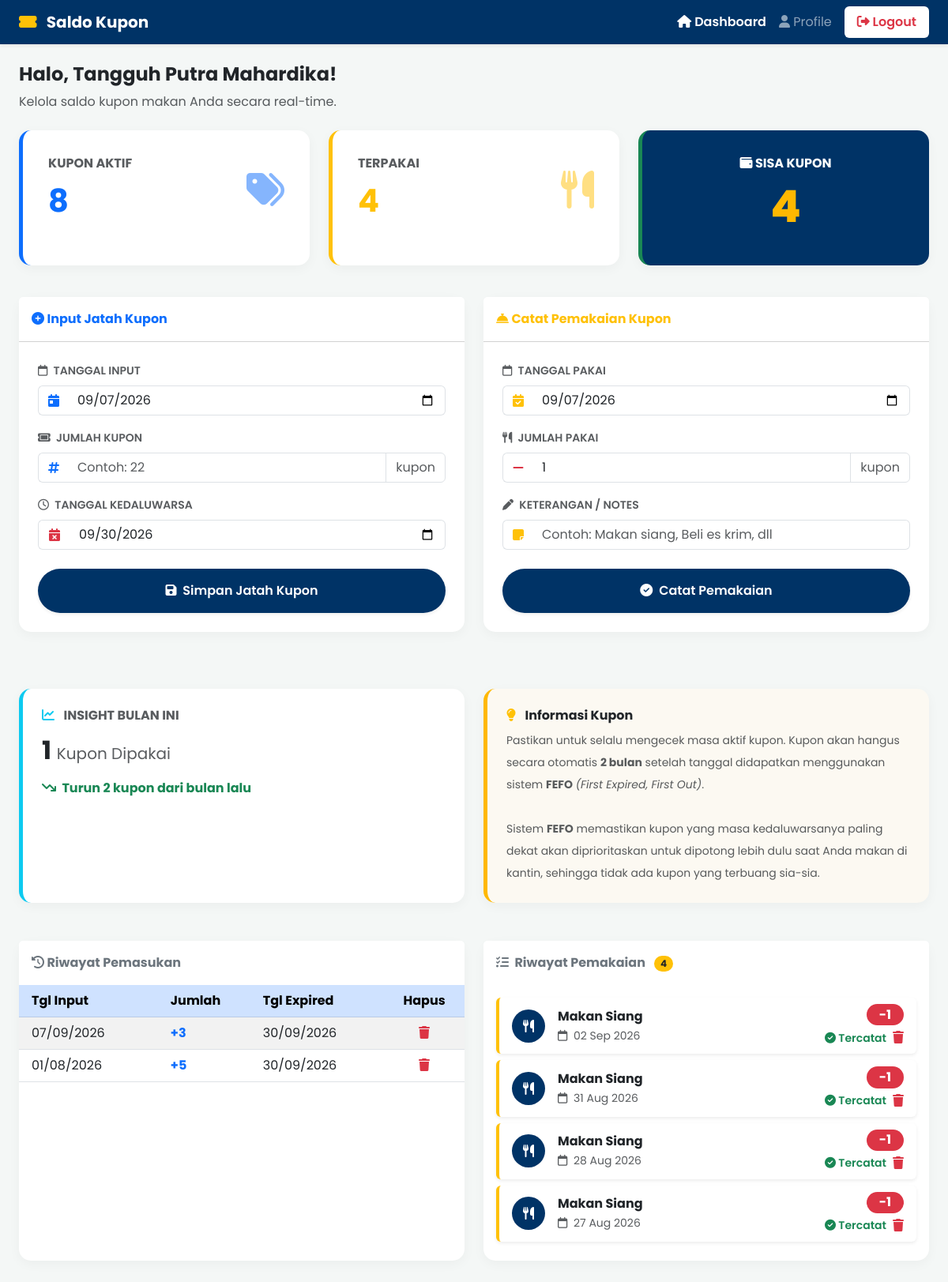
Page /dashboard.php (signed in) on the committed database.
### tables this page shows
CREATE TABLE IF NOT EXISTS `pemasukan_kupon` (
  `id` int NOT NULL AUTO_INCREMENT,
  `user_id` int NOT NULL,
  `tanggal_input` date NOT NULL,
  `jumlah_kupon` int NOT NULL,
  `sisa_kupon` int NOT NULL,
  `tanggal_expired` date NOT NULL,
  PRIMARY KEY (`id`),
  KEY `user_id` (`user_id`),
  CONSTRAINT `pemasukan_kupon_ibfk_1` FOREIGN KEY (`user_id`) REFERENCES `users` (`id`) ON DELETE CASCADE
);

CREATE TABLE IF NOT EXISTS `riwayat_kupon` (
  `id` int NOT NULL AUTO_INCREMENT,
  `user_id` int NOT NULL,
  `tanggal_pakai` date NOT NULL,
  `jumlah_pakai` int NOT NULL,
  `keterangan` varchar(255) DEFAULT 'Makan di kantin',
  PRIMARY KEY (`id`),
  KEY `user_id` (`user_id`),
  CONSTRAINT `riwayat_kupon_ibfk_1` FOREIGN KEY (`user_id`) REFERENCES `users` (`id`) ON DELETE CASCADE
);

### dashboard.php (the view, shortened to what the rows shown need)
<?php
require 'koneksi.php';
$user_id = isset($_SESSION['user_id']) ? $_SESSION['user_id'] : $_SESSION['id'];
$bulan_ini = date('m');
$tahun_ini = date('Y');
$pakai_bulan_ini = 0;
$query_pakai_ini = "SELECT SUM(jumlah_pakai) as total FROM riwayat_kupon WHERE user_id = ? AND MONTH(tanggal_pakai) = ? AND YEAR(tanggal_pakai) = ?";
$stmt = $mysqli->prepare($query_pakai_ini);
if ($stmt) {
    $stmt->bind_param("iii", $user_id, $bulan_ini, $tahun_ini);
    $stmt->execute();
    $result = $stmt->get_result();
    if ($row = $result->fetch_assoc()) {
        $pakai_bulan_ini = $row['total'] ? $row['total'] : 0;
    }
}
$riwayat_pemasukan = [];
$query_rp = "SELECT * FROM pemasukan_kupon WHERE user_id = ? ORDER BY tanggal_input DESC";
$stmt = $mysqli->prepare($query_rp);
if ($stmt) {
    $stmt->bind_param("i", $user_id);
    $stmt->execute();
    $res = $stmt->get_result();
    while ($row = $res->fetch_assoc()) {
        $riwayat_pemasukan[] = $row;
    }
}
$riwayat_pemakaian = [];
$query_rk = "SELECT * FROM riwayat_kupon WHERE user_id = ? ORDER BY tanggal_pakai DESC";
$stmt = $mysqli->prepare($query_rk);
if ($stmt) {
    $stmt->bind_param("i", $user_id);
    $stmt->execute();
    $res = $stmt->get_result();
    while ($row = $res->fetch_assoc()) {
        $riwayat_pemakaian[] = $row;
    }
}
?>
<!DOCTYPE html>
<html lang="id">
<head>
    <link href="https://cdn.jsdelivr.net/npm/bootstrap@5.3.0/dist/css/bootstrap.min.css" rel="stylesheet">
    <link rel="stylesheet" href="style.css">
    <link rel="stylesheet" href="https://cdnjs.cloudflare.com/ajax/libs/font-awesome/6.4.0/css/all.min.css">
    <link rel="stylesheet" href="https://cdn.jsdelivr.net/npm/sweetalert2@11.7.3/dist/sweetalert2.min.css">
</head>
<body>
    <div class="container-fluid px-4 pb-5">
        <div class="row mb-5">
            <div class="col-12 col-md-6 mb-4 mb-md-0">
                <div class="card card-custom h-100 p-2 border-start border-info border-5">
                    <div class="card-body">
                        <h2 class="fw-bold mb-1 text-dark"><?= $pakai_bulan_ini ?> <span class="fs-5 text-muted fw-normal">Kupon Dipakai</span></h2>
                    </div>
                </div>
            </div>
        </div>
        <div class="row">
            <div class="col-12 col-lg-6 mb-4">
                <div class="card card-custom h-100 p-0">
                    <div class="table-responsive">
                        <table class="table table-striped table-hover mb-0">
                            <thead class="table-primary">
                                <tr>
                                    <th class="px-3">Tgl Input</th>
                                    <th>Jumlah</th>
                                    <th>Tgl Expired</th>
                                    <th class="text-center">Hapus</th>
                                </tr>
                            </thead>
                            <tbody>
                                <?php if (count($riwayat_pemasukan) > 0): ?>
                                    <?php foreach ($riwayat_pemasukan as $rp): ?>
                                        <tr>
                                            <td class="px-3"><?= date('d/m/Y', strtotime($rp['tanggal_input'] ?? $rp['created_at'])) ?></td>
                                            <td class="fw-bold text-primary">+<?= $rp['jumlah_kupon'] ?></td>
                                            <td>
                                                <?php
                                                $exp = $rp['tanggal_expired'] ?? null;
                                                if($exp) {
                                                    $is_expired = strtotime($exp) < strtotime(date('Y-m-d'));
                                                    echo $is_expired ? '<span class="badge bg-danger">'.date('d/m/Y', strtotime($exp)).'</span>' : date('d/m/Y', strtotime($exp));
                                                } else {
                                                    echo "-";
                                                }
                                                ?>
                                            </td>
                                            <td class="text-center">
                                                <a href="#" class="btn-hapus" data-href="proses_hapus.php?jenis=pemasukan&id=<?= $rp['id'] ?>">
                                                    <i class="fa-solid fa-trash text-danger"></i>
                                                </a>
                                            </td>
                                        </tr>
                                    <?php endforeach; ?>
                                <?php else: ?>
                                    <tr><td colspan="4" class="text-center py-4 text-muted">Belum ada riwayat.</td></tr>
                                <?php endif; ?>
                            </tbody>
                        </table>
                    </div>
                </div>
            </div>
            <div class="col-12 col-lg-6 mb-4">
                <div class="card card-custom h-100 p-0">
                    <div class="card-body p-3">
                        <?php if (count($riwayat_pemakaian) > 0): ?>
                            <?php foreach ($riwayat_pemakaian as $rk): ?>
                                <div class="card mb-2 shadow-sm border-0 border-start border-warning border-4 activity-item">
                                    <div class="card-body py-2 px-3">
                                        <div class="d-flex align-items-center gap-3">
                                            <div class="flex-shrink-0">
                                                <div style="width:42px;height:42px;border-radius:50%;background:var(--primary-blue);display:flex;align-items:center;justify-content:center;">
                                                    <i class="fa-solid fa-utensils text-white"></i>
                                                </div>
                                            </div>
                                            <div class="flex-grow-1 overflow-hidden">
                                                <div class="fw-bold text-dark text-truncate"><?= htmlspecialchars($rk['keterangan'] ?? 'Pemakaian Kupon') ?></div>
                                                <small class="text-muted">
                                                    <i class="fa-regular fa-calendar me-1"></i>
                                                    <?= date('d M Y', strtotime($rk['tanggal_pakai'])) ?>
                                                </small>
                                            </div>
                                            <div class="flex-shrink-0 text-end">
                                                <span class="badge bg-danger rounded-pill fs-6 px-3">
                                                    -<?= $rk['jumlah_pakai'] ?>
                                                </span>
                                                <div class="mt-1 d-flex align-items-center justify-content-end gap-2">
                                                    <small class="text-success fw-semibold"><i class="fa-solid fa-circle-check"></i> Tercatat</small>
                                                    <a href="#" class="btn-hapus" data-href="proses_hapus.php?jenis=pemakaian&id=<?= $rk['id'] ?>">
                                                        <i class="fa-solid fa-trash text-danger"></i>
                                                    </a>
                                                </div>
                                            </div>
                                        </div>
                                    </div>
                                </div>
                            <?php endforeach; ?>
                        <?php endif; ?>
                    </div>
                </div>
            </div>
        </div>
    </div>
</body>
</html>

### rows in the picture
pemasukan_kupon: tanggal_input "07/09/2026", jumlah_kupon "3", tanggal_expired "30/09/2026"
pemasukan_kupon: tanggal_input "01/08/2026", jumlah_kupon "5", tanggal_expired "30/09/2026"
riwayat_kupon: keterangan "Makan Siang", tanggal_pakai "02 Sep 2026", jumlah_pakai "1"
riwayat_kupon: keterangan "Makan Siang", tanggal_pakai "31 Aug 2026", jumlah_pakai "1"
riwayat_kupon: keterangan "Makan Siang", tanggal_pakai "28 Aug 2026", jumlah_pakai "1"
riwayat_kupon: keterangan "Makan Siang", tanggal_pakai "27 Aug 2026", jumlah_pakai "1"

### other values in the picture
$nama_lengkap "Tangguh Putra Mahardika"
$total_aktif "8"
$total_terpakai "4"
$sisa_kupon "4"
$pakai_bulan_ini "1"
$teks_tren "Turun 2 kupon dari bulan lalu"
count($riwayat_pemakaian) "4"
